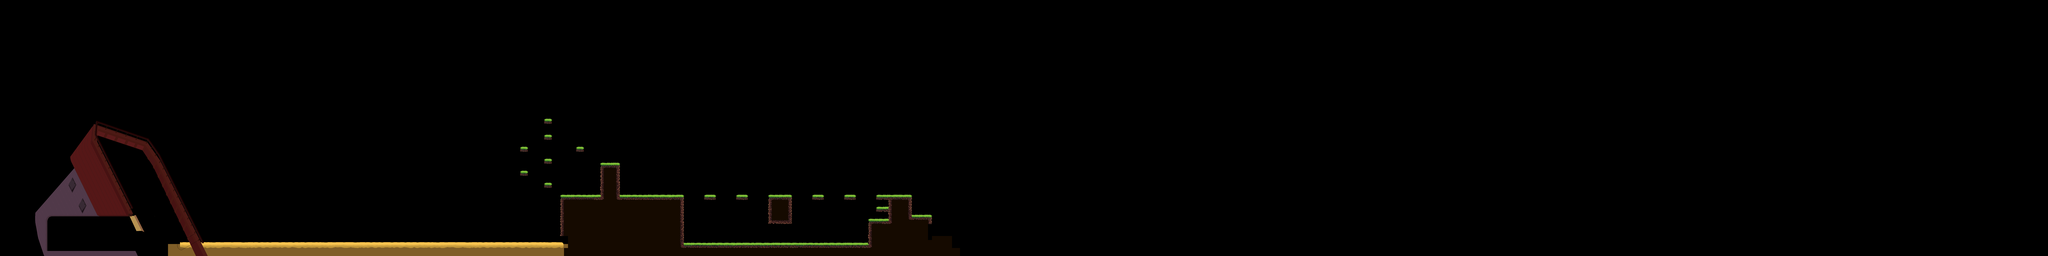

Rendered tile map (Tiled .tmx) drawn with the repository's tilesets; below, a short description and the map source with its tile grids summarised:
An orthogonal 512x64 tile map with 32x32 px tiles, 3 tile layers (Background 1, Background 0, ship), 9 tilesets.

<map version="1.0" orientation="orthogonal" renderorder="right-down" width="512" height="64" tilewidth="32" tileheight="32" nextobjectid="250">
 <tileset firstgid="1" name="test_tiles" tilewidth="32" tileheight="32" tilecount="3" columns="3">
  <image source="../../maps/test_tiles.png" width="126" height="32" />
  <tile id="0">
   <properties>
    <property name="Points" value="1" />
   </properties>
  </tile>
 </tileset>
 <tileset firstgid="4" name="enemies" tilewidth="32" tileheight="32" tilecount="2" columns="2">
  <image source="../../maps/enemies.png" width="64" height="32" />
 </tileset>
 <tileset firstgid="6" name="ground0" tilewidth="32" tileheight="32" tilecount="360" columns="30">
  <image source="tiles/ground/ground0.png" width="960" height="384" />
 </tileset>
 <tileset firstgid="366" name="ground1" tilewidth="32" tileheight="32" tilecount="600" columns="30">
  <image source="tiles/ground/ground1.png" width="960" height="640" />
 </tileset>
 <tileset firstgid="966" name="sky" tilewidth="32" tileheight="32" tilecount="576" columns="24">
  <image source="tiles/ground/sky.png" width="768" height="768" />
 </tileset>
 <tileset firstgid="1542" name="sand0" tilewidth="32" tileheight="32" tilecount="360" columns="30">
  <image source="tiles/ground/sand0.png" width="960" height="384" />
 </tileset>
 <tileset firstgid="1902" name="sand1" tilewidth="32" tileheight="32" tilecount="600" columns="30">
  <image source="tiles/ground/sand1.png" width="960" height="640" />
 </tileset>
 <tileset firstgid="2502" name="ship" tilewidth="32" tileheight="32" tilecount="4512" columns="94">
  <image source="tiles/ship/ship.png" width="3008" height="1536" />
 </tileset>
 <tileset firstgid="7014" name="ship_background" tilewidth="32" tileheight="32" tilecount="4512" columns="94">
  <image source="tiles/ship/ship_background.png" width="3008" height="1536" />
 </tileset>
 <layer name="Background 1" width="512" height="64">
  <data>[32768 cells, 1016 non-empty, 161 distinct tile ids]</data>
 </layer>
 <layer name="Background 0" width="512" height="64">
  <data>[32768 cells, 656 non-empty, 204 distinct tile ids]</data>
 </layer>
 <layer name="ship" width="512" height="64">
  <data>[32768 cells, 4490 non-empty, 4490 distinct tile ids]</data>
 </layer>
</map>
